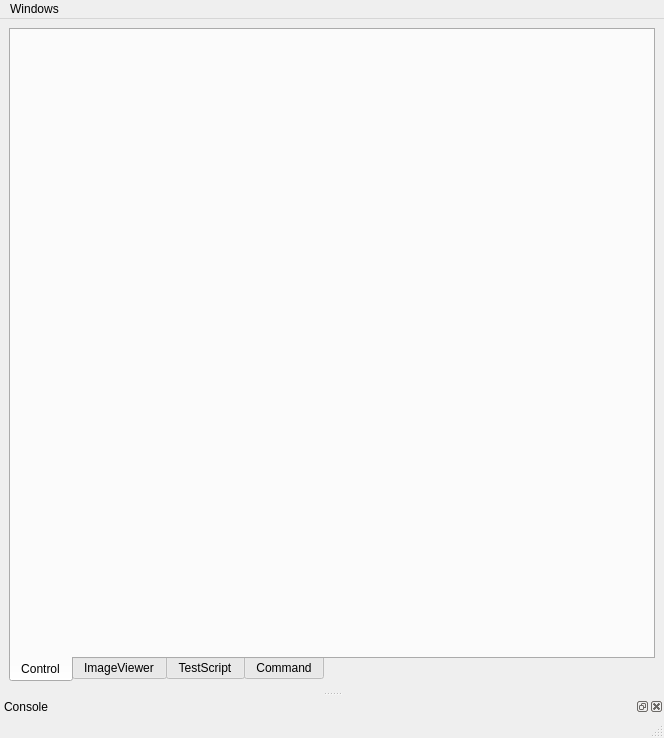
<?xml version="1.0" encoding="UTF-8"?>
<ui version="4.0">
 <class>MainWindow</class>
 <widget class="QMainWindow" name="MainWindow">
  <property name="geometry">
   <rect>
    <x>0</x>
    <y>0</y>
    <width>664</width>
    <height>738</height>
   </rect>
  </property>
  <property name="sizePolicy">
   <sizepolicy hsizetype="Preferred" vsizetype="Preferred">
    <horstretch>0</horstretch>
    <verstretch>0</verstretch>
   </sizepolicy>
  </property>
  <property name="windowTitle">
   <string>MainWindow</string>
  </property>
  <property name="tabShape">
   <enum>QTabWidget::Triangular</enum>
  </property>
  <widget class="QWidget" name="centralwidget">
   <layout class="QVBoxLayout" name="verticalLayout">
    <item>
     <widget class="QTabWidget" name="tabWidget">
      <property name="autoFillBackground">
       <bool>true</bool>
      </property>
      <property name="tabPosition">
       <enum>QTabWidget::South</enum>
      </property>
      <property name="currentIndex">
       <number>0</number>
      </property>
      <property name="iconSize">
       <size>
        <width>10</width>
        <height>10</height>
       </size>
      </property>
      <property name="tabsClosable">
       <bool>false</bool>
      </property>
      <property name="movable">
       <bool>true</bool>
      </property>
      <widget class="QWidget" name="tab">
       <attribute name="title">
        <string>Control</string>
       </attribute>
       <layout class="QVBoxLayout" name="verticalLayout_5">
        <item>
         <widget class="ControlWindows" name="widget_2" native="true"/>
        </item>
       </layout>
      </widget>
      <widget class="QWidget" name="tab_2">
       <attribute name="title">
        <string>ImageViewer</string>
       </attribute>
       <layout class="QVBoxLayout" name="verticalLayout_3">
        <item>
         <layout class="QVBoxLayout" name="verticalLayout_2">
          <item>
           <widget class="ImageView" name="graphicsView"/>
          </item>
          <item>
           <layout class="QHBoxLayout" name="horizontalLayout">
            <item>
             <widget class="QLabel" name="label">
              <property name="text">
               <string>Image Path : </string>
              </property>
             </widget>
            </item>
            <item>
             <widget class="QLineEdit" name="lineEdit"/>
            </item>
           </layout>
          </item>
         </layout>
        </item>
       </layout>
      </widget>
      <widget class="QWidget" name="tab_4">
       <attribute name="title">
        <string>TestScript</string>
       </attribute>
       <layout class="QVBoxLayout" name="verticalLayout_6">
        <item>
         <widget class="TestView" name="widget" native="true"/>
        </item>
       </layout>
      </widget>
      <widget class="QWidget" name="tab_3">
       <attribute name="title">
        <string>Command</string>
       </attribute>
       <layout class="QVBoxLayout" name="verticalLayout_7">
        <item>
         <widget class="CommandWindows" name="widget_3" native="true"/>
        </item>
       </layout>
      </widget>
     </widget>
    </item>
   </layout>
  </widget>
  <widget class="QMenuBar" name="menubar">
   <property name="geometry">
    <rect>
     <x>0</x>
     <y>0</y>
     <width>664</width>
     <height>26</height>
    </rect>
   </property>
   <widget class="QMenu" name="menuConsole">
    <property name="title">
     <string>Windows</string>
    </property>
    <addaction name="actionOpen"/>
    <addaction name="actionRun_script"/>
   </widget>
   <addaction name="menuConsole"/>
  </widget>
  <widget class="QStatusBar" name="statusbar"/>
  <widget class="QDockWidget" name="dockWidget">
   <property name="floating">
    <bool>false</bool>
   </property>
   <property name="allowedAreas">
    <set>Qt::BottomDockWidgetArea|Qt::TopDockWidgetArea</set>
   </property>
   <property name="windowTitle">
    <string>Console</string>
   </property>
   <attribute name="dockWidgetArea">
    <number>8</number>
   </attribute>
   <widget class="ConsoleWindows" name="dockWidgetContents"/>
  </widget>
  <action name="actionOpen">
   <property name="text">
    <string>Console Open</string>
   </property>
   <property name="shortcut">
    <string>Alt+C</string>
   </property>
   <property name="shortcutContext">
    <enum>Qt::WindowShortcut</enum>
   </property>
  </action>
  <action name="actionRun_script">
   <property name="text">
    <string>Run script</string>
   </property>
   <property name="shortcut">
    <string>Alt+R</string>
   </property>
  </action>
 </widget>
 <customwidgets>
  <customwidget>
   <class>ImageView</class>
   <extends>QGraphicsView</extends>
   <header>gui/imageview.h</header>
  </customwidget>
  <customwidget>
   <class>TestView</class>
   <extends>QWidget</extends>
   <header>gui/testview.h</header>
   <container>1</container>
  </customwidget>
  <customwidget>
   <class>ConsoleWindows</class>
   <extends>QWidget</extends>
   <header>gui/consolewindows.h</header>
   <container>1</container>
  </customwidget>
  <customwidget>
   <class>ControlWindows</class>
   <extends>QWidget</extends>
   <header>gui/controlwindows.h</header>
   <container>1</container>
  </customwidget>
  <customwidget>
   <class>CommandWindows</class>
   <extends>QWidget</extends>
   <header>gui/commandwindows.h</header>
   <container>1</container>
  </customwidget>
 </customwidgets>
 <resources/>
 <connections>
  <connection>
   <sender>actionOpen</sender>
   <signal>triggered()</signal>
   <receiver>dockWidget</receiver>
   <slot>show()</slot>
   <hints>
    <hint type="sourcelabel">
     <x>-1</x>
     <y>-1</y>
    </hint>
    <hint type="destinationlabel">
     <x>346</x>
     <y>692</y>
    </hint>
   </hints>
  </connection>
 </connections>
</ui>
